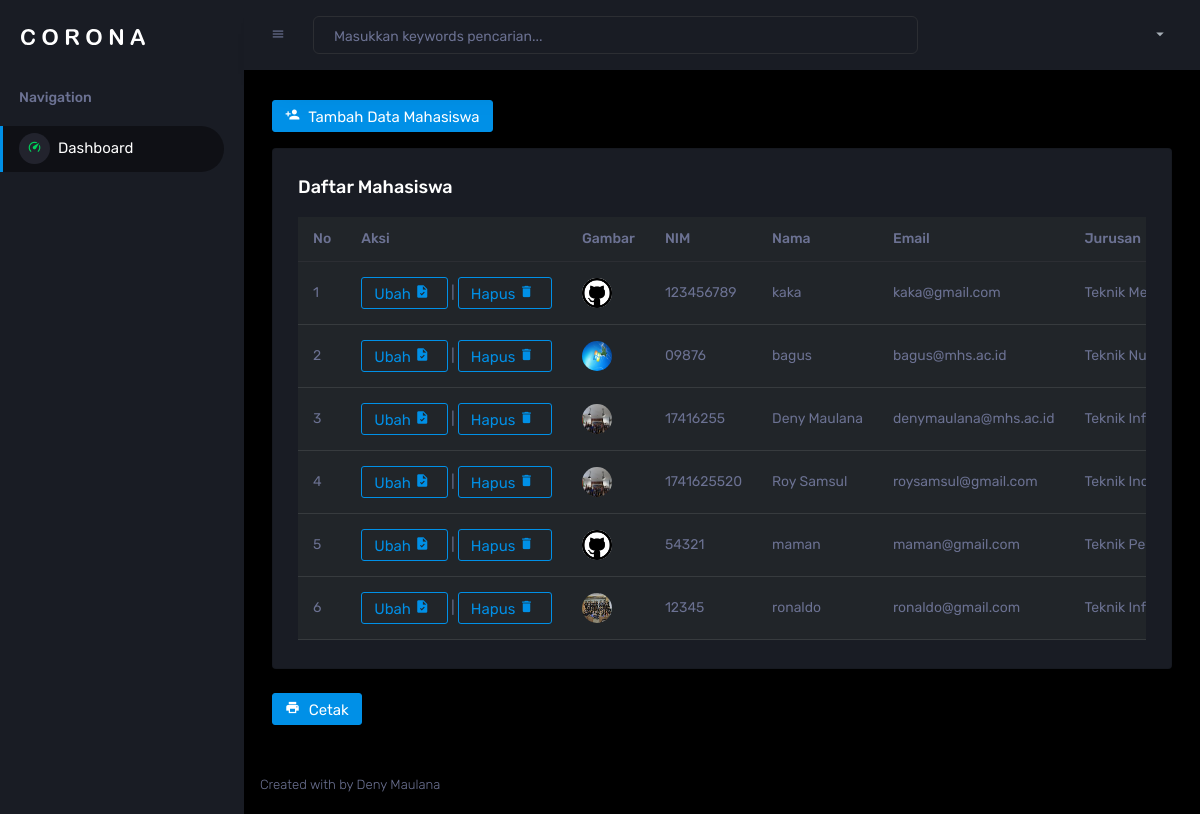
The app's page /index.php (signed in) with its own data.
### tables this page shows
CREATE TABLE `mahasiswa` (
  `id` int(11) NOT NULL,
  `nama` varchar(100) NOT NULL,
  `nim` char(10) NOT NULL,
  `email` varchar(200) NOT NULL,
  `jurusan` varchar(100) NOT NULL,
  `gambar` varchar(100) NOT NULL
);

### functions.php (called while the page is built, shortened)
<?php
$conn = mysqli_connect("localhost", "root", "", "phpdasar");
function query($query){
    global $conn;
$result = mysqli_query($conn, $query);
$rows = [];
while( $row = mysqli_fetch_assoc($result) ) {
    $rows[] = $row;
}
return $rows;
}
?>

### index.php (the view, shortened to what this page needs)
<?php
require 'functions.php';
$mahasiswa = query("SELECT * FROM mahasiswa");
?>
<!DOCTYPE html>
<html lang="en">
<head>
  <link rel="stylesheet" href="assets/vendors/mdi/css/materialdesignicons.min.css">
  <link rel="stylesheet" href="assets/vendors/css/vendor.bundle.base.css">
  <link rel="stylesheet" href="assets/vendors/jvectormap/jquery-jvectormap.css">
  <link rel="stylesheet" href="assets/vendors/flag-icon-css/css/flag-icon.min.css">
  <link rel="stylesheet" href="assets/vendors/owl-carousel-2/owl.carousel.min.css">
  <link rel="stylesheet" href="assets/vendors/owl-carousel-2/owl.theme.default.min.css">
  <link rel="stylesheet" href="assets/css/style.css">
</head>
<body>
  <div class="container-scroller">
    <nav class="sidebar sidebar-offcanvas" id="sidebar">
      <div class="sidebar-brand-wrapper d-none d-lg-flex align-items-center justify-content-center fixed-top">
        <a class="sidebar-brand brand-logo" href="index.php"><img src="assets/images/logo.svg" alt="logo" /></a>
      </div>
      <ul class="nav">
        <li class="nav-item nav-category">
          <span class="nav-link">Navigation</span>
        </li>
        <li class="nav-item menu-items">
          <a class="nav-link" href="index.php">
            <span class="menu-icon">
              <i class="mdi mdi-speedometer"></i>
            </span>
            <span class="menu-title">Dashboard</span>
          </a>
        </li>
      </ul>
    </nav>
    <div class="container-fluid page-body-wrapper">
      <nav class="navbar p-0 fixed-top d-flex flex-row">
        <div class="navbar-menu-wrapper flex-grow d-flex align-items-stretch">
          <button class="navbar-toggler navbar-toggler align-self-center" type="button" data-toggle="minimize">
            <span class="mdi mdi-menu"></span>
          </button>
          <ul class="navbar-nav w-100">
            <li class="nav-item w-100">
              <form action="" method="post" class="nav-link mt-2 mt-md-0 d-none d-lg-flex search form-cari">
                <input type="text" name="keyword" size="50" autofocus class="form-control text-light" placeholder="Masukkan keywords pencarian..." autocomplete="off" id="keyword">
              </form>
            </li>
          </ul>
          <ul class="navbar-nav navbar-nav-right">
            <li class="nav-item dropdown">
              <a class="nav-link" id="profileDropdown" href="#" data-bs-toggle="dropdown">
                <div class="navbar-profile">
                  <i class="mdi mdi-menu-down d-none d-sm-block"></i>
                </div>
              </a>
            </li>
          </ul>
        </div>
      </nav>
      <div class="main-panel">
        <div class="content-wrapper">
          <div class="mb-3" id="button">
            <a href="tambah.php" class="text-decoration-none btn btn-primary">
              <i class="mdi mdi-account-plus btn-icon-prepend"></i> Tambah Data Mahasiswa </a>
          </div>
          <div class="col-lg-12 grid-margin stretch-card">
            <div class="card">
              <div class="card-body">
                <h4 class="card-title">Daftar Mahasiswa</h4>
                <div class="table-responsive" id="container">
                  <table class="table table-dark">
                    <thead>
                      <tr>
                        <th> No </th>
                        <th class="aksi"> Aksi </th>
                        <th> Gambar </th>
                        <th> NIM </th>
                        <th> Nama </th>
                        <th> Email </th>
                        <th> Jurusan </th>
                      </tr>
                    </thead>
                    <tbody>
                    <?php  $i = 1; ?>
                    <?php foreach ($mahasiswa as $row ) : ?>
                      <tr>
                        <td><?= $i; ?></td>
                        <td class="aksi"> <a href="ubah.php?id=<?= $row["id"]; ?>" class="text-decoration-none btn btn-outline-primary"> Ubah <i
                              class="mdi mdi-file-check btn-icon-append"></i>
                          </a> | <a href="hapus.php?id=<?= $row["id"]; ?>" onclick=" return confirm('yakin');" class="text-decoration-none btn btn-outline-primary"> Hapus <i
                              class="mdi mdi-delete btn-icon-append"></i>
                          </a> </td>
                        <td>
                        <img src="img/<?php echo $row["gambar"];  ?>">
                        </td>
                        <td><?= $row["nim"]; ?></td>
                        <td><?= $row["nama"]; ?></td>
                        <td><?= $row["email"]; ?></td>
                        <td><?= $row["jurusan"]; ?></td>
                      </tr>
                      <?php $i++; ?>
                      <?php endforeach;  ?>
                    </tbody>
                  </table>
                </div>
              </div>
            </div>
          </div>
          <a href="cetak.php" target="_blank" class="text-decoration-none btn btn-primary">
            <i class="mdi mdi-printer btn-icon-prepend"></i> Cetak </a>
        </div>
        <footer class="footer">
          <div class="d-sm-flex justify-content-center justify-content-sm-between">
            <span class="text-muted d-block text-center text-sm-left d-sm-inline-block">Created with by Deny Maulana</span>
          </div>
        </footer>
      </div>
    </div>
  </div>
</body>
</html>

### records on screen
mahasiswa: gambar (picture), nim "123456789", nama "kaka", email "kaka@gmail.com", jurusan "Teknik…"
mahasiswa: gambar (picture), nim "09876", nama "bagus", email "bagus@mhs.ac.id", jurusan "Teknik…"
mahasiswa: gambar (picture), nim "17416255", nama "Deny Maulana", email "denymaulana@mhs.ac.id", jurusan "Teknik…"
mahasiswa: gambar (picture), nim "1741625520", nama "Roy Samsul", email "roysamsul@gmail.com", jurusan "Teknik…"
mahasiswa: gambar (picture), nim "54321", nama "maman", email "maman@gmail.com", jurusan "Teknik…"
mahasiswa: gambar (picture), nim "12345", nama "ronaldo", email "ronaldo@gmail.com", jurusan "Teknik…"
